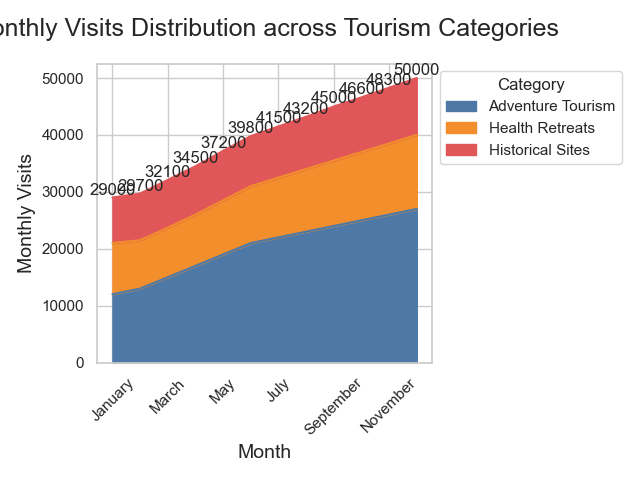

This figure's Python source:

import seaborn as sns
import pandas as pd
import matplotlib.pyplot as plt
import numpy as np

# Data
data = {
    'Month': ['January', 'February', 'March', 'April', 'May', 'June', 'July', 'August', 
              'September', 'October', 'November', 'December'],
    'Adventure Tourism': [12000, 13000, 15000, 17000, 19000, 21000, 22000, 23000, 24000, 25000, 26000, 27000],
    'Health Retreats': [9000, 8500, 8700, 9000, 9500, 10000, 10500, 11000, 11500, 12000, 12500, 13000],
    'Historical Sites': [8000, 8200, 8400, 8500, 8700, 8800, 9000, 9200, 9500, 9600, 9800, 10000]
}

# Create a DataFrame
df = pd.DataFrame(data)

# Wide to long format for stacking
df_long = pd.melt(df, id_vars='Month', var_name='Category', value_name='Visits')

# Transform the Month to categorical type so the order is kept in the plotting
df_long['Month'] = pd.Categorical(df_long['Month'], 
                                  categories=['January', 'February', 'March', 'April', 'May', 'June', 
                                              'July', 'August', 'September', 'October', 'November', 'December'],
                                  ordered=True)

# Set the figure size
plt.figure(figsize=(14, 10))

# Stacked area plot
sns.set_theme(style="whitegrid")
pal = ['#4e79a7', '#f28e2b', '#e15759']

# Plot stack area chart
ax = df.set_index('Month').plot(kind='area', stacked=True, color=pal)

# Annotate the chart with total visits per month
df['Total'] = df['Adventure Tourism'] + df['Health Retreats'] + df['Historical Sites']
for idx, total in enumerate(df['Total']):
    ax.text(idx, total, str(total), va='bottom', ha='center')

# Customize title and labels
ax.set_title('Monthly Visits Distribution across Tourism Categories', fontsize=18, pad=20)
ax.set_ylabel('Monthly Visits', fontsize=14)
ax.set_xlabel('Month', fontsize=14)

# Rotate x-axis labels for better readability
plt.xticks(rotation=45)

# Show the legend
ax.legend(title='Category', loc='upper left', bbox_to_anchor=(1, 1))

# Show the plot
plt.tight_layout()
plt.show()
